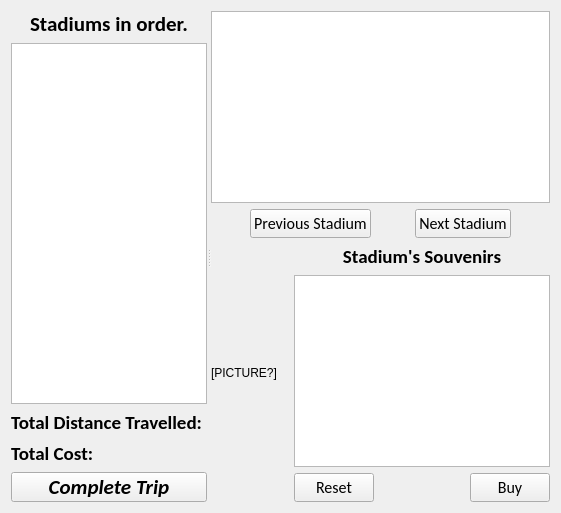
                <widget class="QWidget" name="Souvenirs">
                 <layout class="QHBoxLayout" name="horizontalLayout_15">
                  <item>
                   <widget class="QSplitter" name="splitter_2">
                    <property name="orientation">
                     <enum>Qt::Horizontal</enum>
                    </property>
                    <widget class="QWidget" name="layoutWidget">
                     <layout class="QVBoxLayout" name="verticalLayout_6">
                      <item>
                       <widget class="QLabel" name="label_9">
                        <property name="sizePolicy">
                         <sizepolicy hsizetype="Maximum" vsizetype="Preferred">
                          <horstretch>0</horstretch>
                          <verstretch>0</verstretch>
                         </sizepolicy>
                        </property>
                        <property name="maximumSize">
                         <size>
                          <width>400</width>
                          <height>16777215</height>
                         </size>
                        </property>
                        <property name="font">
                         <font>
                          <family>Calibri</family>
                          <pointsize>16</pointsize>
                          <weight>75</weight>
                          <bold>true</bold>
                         </font>
                        </property>
                        <property name="text">
                         <string>Stadiums in order.</string>
                        </property>
                        <property name="alignment">
                         <set>Qt::AlignCenter</set>
                        </property>
                       </widget>
                      </item>
                      <item>
                       <widget class="QTableWidget" name="TripTable">
                        <property name="sizePolicy">
                         <sizepolicy hsizetype="Maximum" vsizetype="Expanding">
                          <horstretch>0</horstretch>
                          <verstretch>0</verstretch>
                         </sizepolicy>
                        </property>
                        <property name="maximumSize">
                         <size>
                          <width>400</width>
                          <height>16777215</height>
                         </size>
                        </property>
                        <property name="verticalScrollBarPolicy">
                         <enum>Qt::ScrollBarAlwaysOff</enum>
                        </property>
                        <property name="horizontalScrollBarPolicy">
                         <enum>Qt::ScrollBarAlwaysOff</enum>
                        </property>
                        <property name="sizeAdjustPolicy">
                         <enum>QAbstractScrollArea::AdjustToContents</enum>
                        </property>
                       </widget>
                      </item>
                      <item>
                       <widget class="QLabel" name="DistanceTravelled">
                        <property name="sizePolicy">
                         <sizepolicy hsizetype="Maximum" vsizetype="Preferred">
                          <horstretch>0</horstretch>
                          <verstretch>0</verstretch>
                         </sizepolicy>
                        </property>
                        <property name="maximumSize">
                         <size>
                          <width>400</width>
                          <height>16777215</height>
                         </size>
                        </property>
                        <property name="font">
                         <font>
                          <family>Calibri</family>
                          <pointsize>14</pointsize>
                          <weight>75</weight>
                          <bold>true</bold>
                         </font>
                        </property>
                        <property name="text">
                         <string>Total Distance Travelled: </string>
                        </property>
                        <property name="alignment">
                         <set>Qt::AlignLeading|Qt::AlignLeft|Qt::AlignVCenter</set>
                        </property>
                       </widget>
                      </item>
                      <item>
                       <widget class="QLabel" name="TotalCost">
                        <property name="sizePolicy">
                         <sizepolicy hsizetype="Maximum" vsizetype="Preferred">
                          <horstretch>0</horstretch>
                          <verstretch>0</verstretch>
                         </sizepolicy>
                        </property>
                        <property name="maximumSize">
                         <size>
                          <width>400</width>
                          <height>16777215</height>
                         </size>
                        </property>
                        <property name="font">
                         <font>
                          <family>Calibri</family>
                          <pointsize>14</pointsize>
                          <weight>75</weight>
                          <bold>true</bold>
                         </font>
                        </property>
                        <property name="text">
                         <string>Total Cost: </string>
                        </property>
                        <property name="alignment">
                         <set>Qt::AlignLeading|Qt::AlignLeft|Qt::AlignVCenter</set>
                        </property>
                       </widget>
                      </item>
                      <item>
                       <widget class="QPushButton" name="PlanTripDijkstra_5">
                        <property name="sizePolicy">
                         <sizepolicy hsizetype="Maximum" vsizetype="Minimum">
                          <horstretch>0</horstretch>
                          <verstretch>0</verstretch>
                         </sizepolicy>
                        </property>
                        <property name="maximumSize">
                         <size>
                          <width>400</width>
                          <height>30</height>
                         </size>
                        </property>
                        <property name="font">
                         <font>
                          <family>Calibri</family>
                          <pointsize>16</pointsize>
                          <weight>75</weight>
                          <italic>true</italic>
                          <bold>true</bold>
                         </font>
                        </property>
                        <property name="text">
                         <string>Complete Trip</string>
                        </property>
                       </widget>
                      </item>
                     </layout>
                    </widget>
                    <widget class="QWidget" name="layoutWidget">
                     <layout class="QVBoxLayout" name="verticalLayout_8">
                      <item>
                       <widget class="QTextEdit" name="StadiumTripInfo">
                        <property name="sizePolicy">
                         <sizepolicy hsizetype="Preferred" vsizetype="Expanding">
                          <horstretch>0</horstretch>
                          <verstretch>0</verstretch>
                         </sizepolicy>
                        </property>
                        <property name="font">
                         <font>
                          <family>Calibri</family>
                          <pointsize>12</pointsize>
                         </font>
                        </property>
                       </widget>
                      </item>
                      <item>
                       <layout class="QHBoxLayout" name="horizontalLayout_12">
                        <item>
                         <spacer name="horizontalSpacer_10">
                          <property name="orientation">
                           <enum>Qt::Horizontal</enum>
                          </property>
                          <property name="sizeHint" stdset="0">
                           <size>
                            <width>40</width>
                            <height>20</height>
                           </size>
                          </property>
                         </spacer>
                        </item>
                        <item>
                         <widget class="QPushButton" name="PrevStadium">
                          <property name="sizePolicy">
                           <sizepolicy hsizetype="Minimum" vsizetype="Minimum">
                            <horstretch>0</horstretch>
                            <verstretch>0</verstretch>
                           </sizepolicy>
                          </property>
                          <property name="maximumSize">
                           <size>
                            <width>250</width>
                            <height>30</height>
                           </size>
                          </property>
                          <property name="font">
                           <font>
                            <family>Calibri</family>
                            <pointsize>12</pointsize>
                           </font>
                          </property>
                          <property name="text">
                           <string>Previous Stadium</string>
                          </property>
                         </widget>
                        </item>
                        <item>
                         <spacer name="horizontalSpacer_9">
                          <property name="orientation">
                           <enum>Qt::Horizontal</enum>
                          </property>
                          <property name="sizeHint" stdset="0">
                           <size>
                            <width>40</width>
                            <height>20</height>
                           </size>
                          </property>
                         </spacer>
                        </item>
                        <item>
                         <widget class="QPushButton" name="NextStadium">
                          <property name="sizePolicy">
                           <sizepolicy hsizetype="Minimum" vsizetype="Minimum">
                            <horstretch>0</horstretch>
                            <verstretch>0</verstretch>
                           </sizepolicy>
                          </property>
                          <property name="maximumSize">
                           <size>
                            <width>250</width>
                            <height>30</height>
                           </size>
                          </property>
                          <property name="font">
                           <font>
                            <family>Calibri</family>
                            <pointsize>12</pointsize>
                           </font>
                          </property>
                          <property name="text">
                           <string>Next Stadium</string>
                          </property>
                         </widget>
                        </item>
                        <item>
                         <spacer name="horizontalSpacer_11">
                          <property name="orientation">
                           <enum>Qt::Horizontal</enum>
                          </property>
                          <property name="sizeHint" stdset="0">
                           <size>
                            <width>40</width>
                            <height>20</height>
                           </size>
                          </property>
                         </spacer>
                        </item>
                       </layout>
                      </item>
                      <item>
                       <layout class="QHBoxLayout" name="horizontalLayout_14">
                        <item>
                         <widget class="QLabel" name="label_12">
                          <property name="sizePolicy">
                           <sizepolicy hsizetype="Expanding" vsizetype="Maximum">
                            <horstretch>0</horstretch>
                            <verstretch>0</verstretch>
                           </sizepolicy>
                          </property>
                          <property name="maximumSize">
                           <size>
                            <width>200</width>
                            <height>200</height>
                           </size>
                          </property>
                          <property name="text">
                           <string>[PICTURE?]</string>
                          </property>
                         </widget>
                        </item>
                        <item>
                         <layout class="QVBoxLayout" name="verticalLayout_7">
                          <item>
                           <widget class="QLabel" name="BuyHeader">
                            <property name="sizePolicy">
                             <sizepolicy hsizetype="Preferred" vsizetype="Maximum">
                              <horstretch>0</horstretch>
                              <verstretch>0</verstretch>
                             </sizepolicy>
                            </property>
                            <property name="font">
                             <font>
                              <family>Calibri</family>
                              <pointsize>14</pointsize>
                              <weight>75</weight>
                              <bold>true</bold>
                             </font>
                            </property>
                            <property name="text">
                             <string>Stadium's Souvenirs</string>
                            </property>
                            <property name="alignment">
                             <set>Qt::AlignCenter</set>
                            </property>
                           </widget>
                          </item>
                          <item>
                           <widget class="QTableWidget" name="Souvenir">
                            <property name="sizePolicy">
                             <sizepolicy hsizetype="Expanding" vsizetype="Maximum">
                              <horstretch>0</horstretch>
                              <verstretch>0</verstretch>
                             </sizepolicy>
                            </property>
                            <property name="maximumSize">
                             <size>
                              <width>16777215</width>
                              <height>300</height>
                             </size>
                            </property>
                            <property name="font">
                             <font>
                              <family>Calibri</family>
                              <pointsize>12</pointsize>
                             </font>
                            </property>
                           </widget>
                          </item>
                          <item>
                           <layout class="QHBoxLayout" name="horizontalLayout_13">
                            <item>
                             <widget class="QPushButton" name="ResetSouvenir">
                              <property name="sizePolicy">
                               <sizepolicy hsizetype="Minimum" vsizetype="Minimum">
                                <horstretch>0</horstretch>
                                <verstretch>0</verstretch>
                               </sizepolicy>
                              </property>
                              <property name="maximumSize">
                               <size>
                                <width>250</width>
                                <height>30</height>
                               </size>
                              </property>
                              <property name="font">
                               <font>
                                <family>Calibri</family>
                                <pointsize>12</pointsize>
                               </font>
                              </property>
                              <property name="text">
                               <string>Reset</string>
                              </property>
                             </widget>
                            </item>
                            <item>
                             <spacer name="horizontalSpacer_12">
                              <property name="orientation">
                               <enum>Qt::Horizontal</enum>
                              </property>
                              <property name="sizeHint" stdset="0">
                               <size>
                                <width>40</width>
                                <height>20</height>
                               </size>
                              </property>
                             </spacer>
                            </item>
                            <item>
                             <widget class="QPushButton" name="BuySouvenir">
                              <property name="sizePolicy">
                               <sizepolicy hsizetype="Minimum" vsizetype="Minimum">
                                <horstretch>0</horstretch>
                                <verstretch>0</verstretch>
                               </sizepolicy>
                              </property>
                              <property name="maximumSize">
                               <size>
                                <width>250</width>
                                <height>30</height>
                               </size>
                              </property>
                              <property name="font">
                               <font>
                                <family>Calibri</family>
                                <pointsize>12</pointsize>
                               </font>
                              </property>
                              <property name="text">
                               <string>Buy</string>
                              </property>
                             </widget>
                            </item>
                           </layout>
                          </item>
                         </layout>
                        </item>
                       </layout>
                      </item>
                     </layout>
                    </widget>
                   </widget>
                  </item>
                 </layout>
                </widget>
